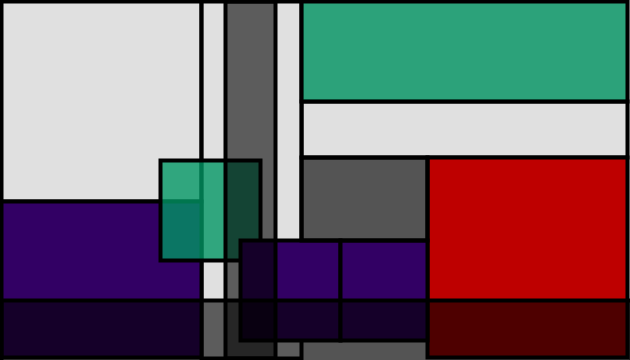
Frame 1 (no input)
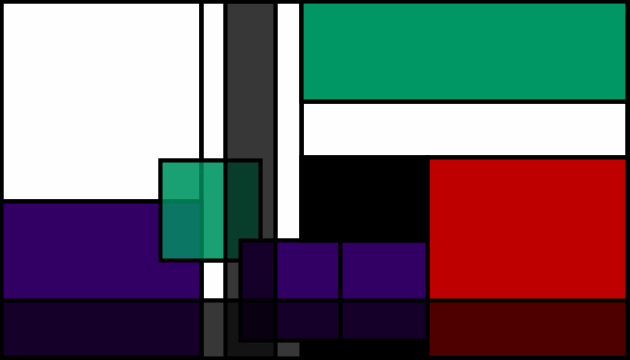
Frame 60 (the mouse pressed at the canvas centre just before this capture)
Frame 120 (the mouse held since frame 60 and released just before this capture): identical to frame 60, image omitted

The Processing sketch that drew these frames (run headless with seeded random() and noise(); from frame 60 on, the mouse is pressed at the canvas centre):

// Processing sketch: Artwork02
// ── Artwork02.pde
void setup()
{
  size(630, 360);
}

void draw()
{
  stroke(0, 0, 0);
  strokeWeight(4); 
  fill(255, 255, 255, 100); //white
  rect(1,1, 200, 200);
  rect(301,101, 326,56);
  rect(201,1, 100,357);
  fill(50, 0, 100); //purple under
  rect(1,201, 200,156);
  fill(0, 150,100, 200); //green trans
  rect(160,160, 100,100);
  rect(301,1, 326,100);
  fill(190, 0, 0); //red
  rect(427,157, 200,200);
  fill(50, 0, 100); //purple top
  rect(240,240, 100, 100);
  rect(340,240, 87,100);
  fill(0, 0, 0, 150); //black trans
  rect(301,157, 126,83);
  rect(1,300, 630,300);
  rect(225,1, 50,357);
}
